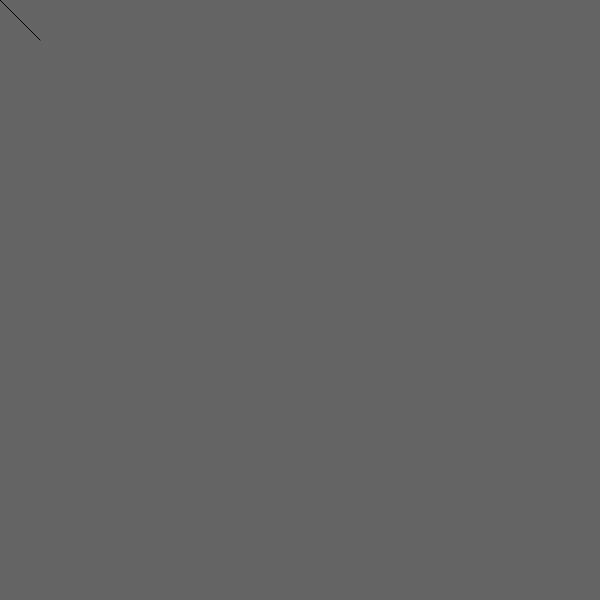
Frame 1 (no input)
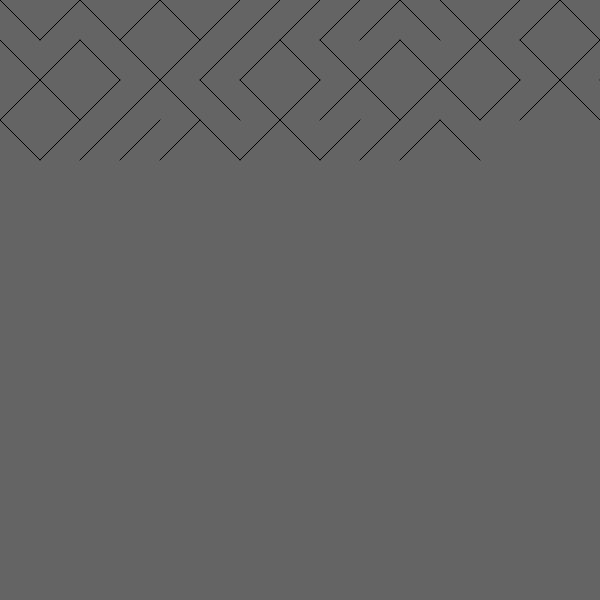
Frame 60 (no input)
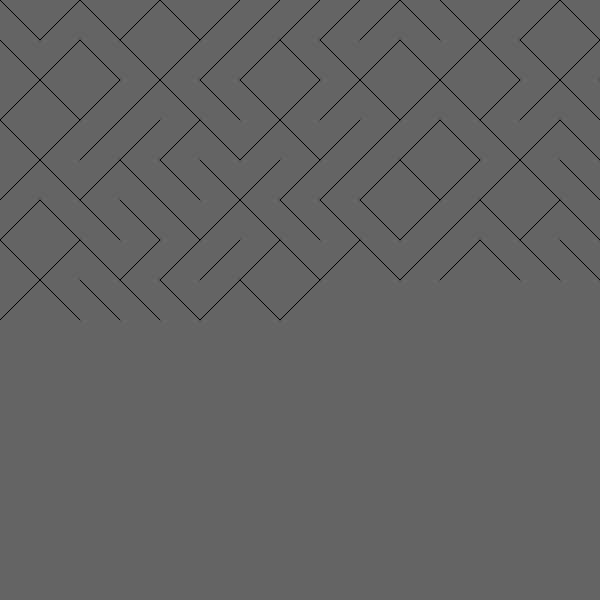
Frame 120 (the mouse pressed at the canvas centre since frame 60)

The p5.js sketch that drew these frames (run headless with seeded random() and noise() and a simulated clock; from frame 60 on, the mouse is pressed at the canvas centre):

// p5.js sketch
// ── sketch.js
var WIDHT = 600;
var HEIGTH = 600;
var x = 0;
var y = 0;
var tamano = 40;

function setup() {
	createCanvas(WIDHT, HEIGTH);
	background(100);
}

function draw() {
	
	if(random(10) > 5)
		line(x, y, x + tamano, y + tamano);
	else
		line(x + tamano, y, x, y + tamano);
	
	x = x + tamano;
	
	if(x > WIDHT){
		y = y + tamano;
		x = 0;
	}
}
